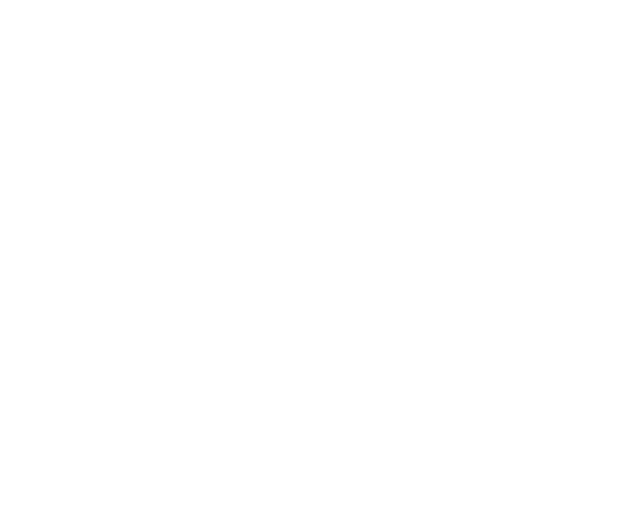
Frame 1 (no input)
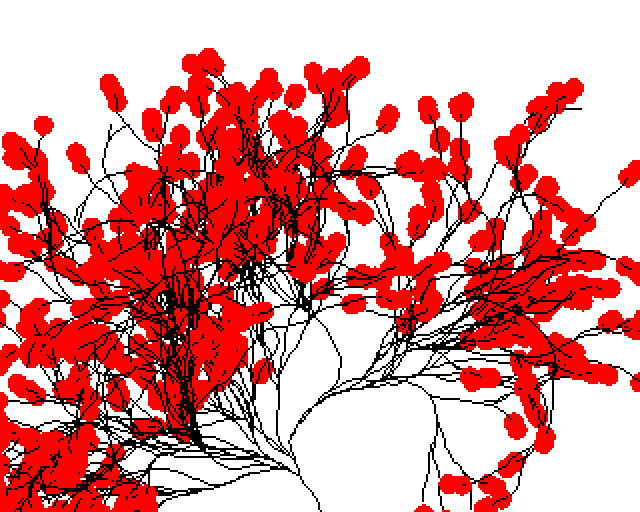
Frame 60 (the mouse pressed at the canvas centre just before this capture)
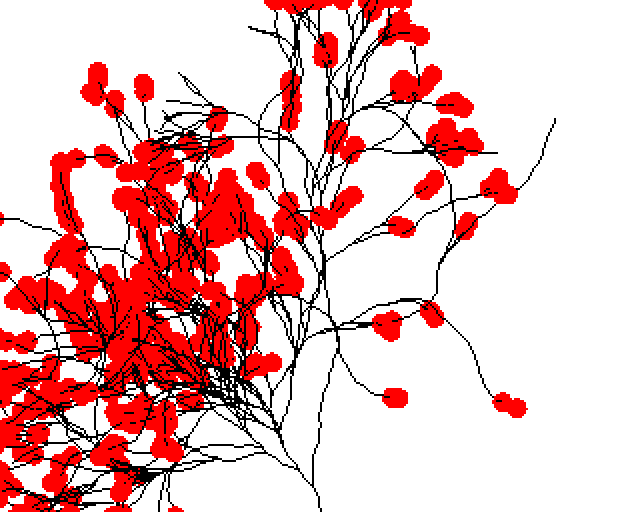
Frame 120 (the mouse held since frame 60 and released just before this capture)

The Processing sketch that drew these frames (run headless with seeded random() and noise(); from frame 60 on, the mouse is pressed at the canvas centre):

// Processing sketch: growing_tree
// ── growing_tree.pde
/* 
 * Adapted and modified version of:
 * http://www.openprocessing.org/sketch/144159
 */

final int WIDTH = 320;
final int HEIGHT = 256;

PGraphics screen;
int maxBranches;

void reset() {
  branches = new ArrayList<Branch>();
  branches.add(new Branch(WIDTH / 2, HEIGHT));

  maxBranches = 1;

  screen.beginDraw();
  screen.background(255);
  screen.endDraw();
}

void setup() {
  size(640, 512);
  noSmooth();

  screen = createGraphics(WIDTH, HEIGHT);
  screen.ellipseMode(CENTER);
  screen.noStroke();
  screen.fill(0);

  reset();
}

void amigaPixels() {
  loadPixels();
  screen.loadPixels();
  for (int j = 0; j < HEIGHT; j++) {
    for (int i = 0; i < WIDTH; i++) {
      int c = screen.pixels[j * WIDTH + i];
      c &= 0xF0F0F0;
      c |= c >> 4;
      c |= 0xFF000000;
      pixels[(j * 2 + 0) * width + (i * 2 + 0)] = c;
      pixels[(j * 2 + 1) * width + (i * 2 + 0)] = c;
      pixels[(j * 2 + 0) * width + (i * 2 + 1)] = c;
      pixels[(j * 2 + 1) * width + (i * 2 + 1)] = c;
    }
  }
  screen.updatePixels();
  updatePixels();
}

void draw() {
  if (branches.size() == 0) {
    println(maxBranches);
    reset();
  }

  if (maxBranches < branches.size()) {
    maxBranches = branches.size();
  }

  screen.beginDraw();
  screen.fill(0);
  screen.stroke(0);

  for (int i = branches.size() - 1; i >= 0; i--) {
    Branch b = branches.get(i);
    PVector loc = b.location;
    PVector lastLoc = b.lastLocation;

    screen.line(lastLoc.x, lastLoc.y, loc.x, loc.y);

    b.grow();

    if (b.maySplit()) {
      branches.add(new Branch(b));
    }

    if (b.isFinished()) {
      screen.noStroke();
      screen.fill(color(255, 0, 0));
      screen.ellipse(loc.x, loc.y, 10, 10);
      screen.stroke(0);
      branches.remove(i);
    }
  }
  screen.endDraw();

  amigaPixels();
}

void mousePressed() {
  reset();
}

// ── branch.pde
ArrayList<Branch> branches;

class Branch {
  PVector lastLocation;
  PVector location;
  PVector velocity;
  float diameter;

  Branch(int x, int y) {
    location = new PVector(x, y);
    lastLocation = new PVector(location.x, location.y);
    velocity = new PVector(0, -10);
    diameter = 20.0;
  }

  Branch(Branch parent) {
    location = parent.location.copy();
    lastLocation = parent.lastLocation.copy();
    velocity = parent.velocity.copy();
    diameter = parent.diameter * 0.62;
    parent.diameter = diameter;
  }

  boolean isFinished() {
    if (location.x <= 0 || location.x >= WIDTH)
      return true;
    if (location.y <= 0 || location.y >= HEIGHT)
      return true;
    if (diameter <= 0.2) 
      return true;
    return false;
  }

  void grow() {  
    lastLocation.set(location.x, location.y);

    PVector bump = PVector.random2D();
    bump.mult(0.25);

    velocity.normalize();
    velocity.mult(0.75);
    velocity.add(bump);
    velocity.mult(random(4.0, 8.0));

    location.add(velocity);
  }

  boolean maySplit() {
    return random(0, 1) < 0.2;
  }
}
